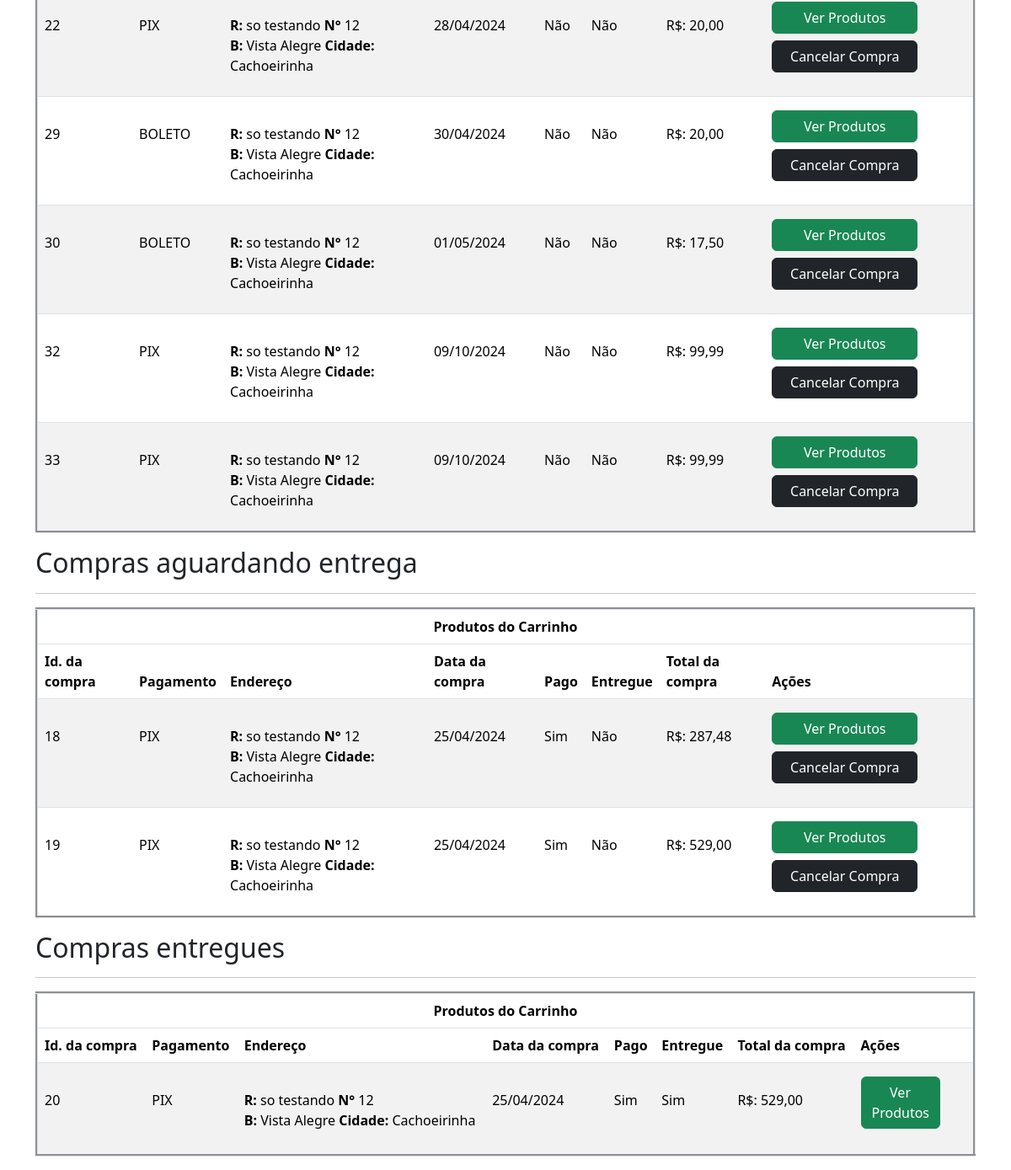
The app's page /usuario/compras.php (signed in, lower part), older data.
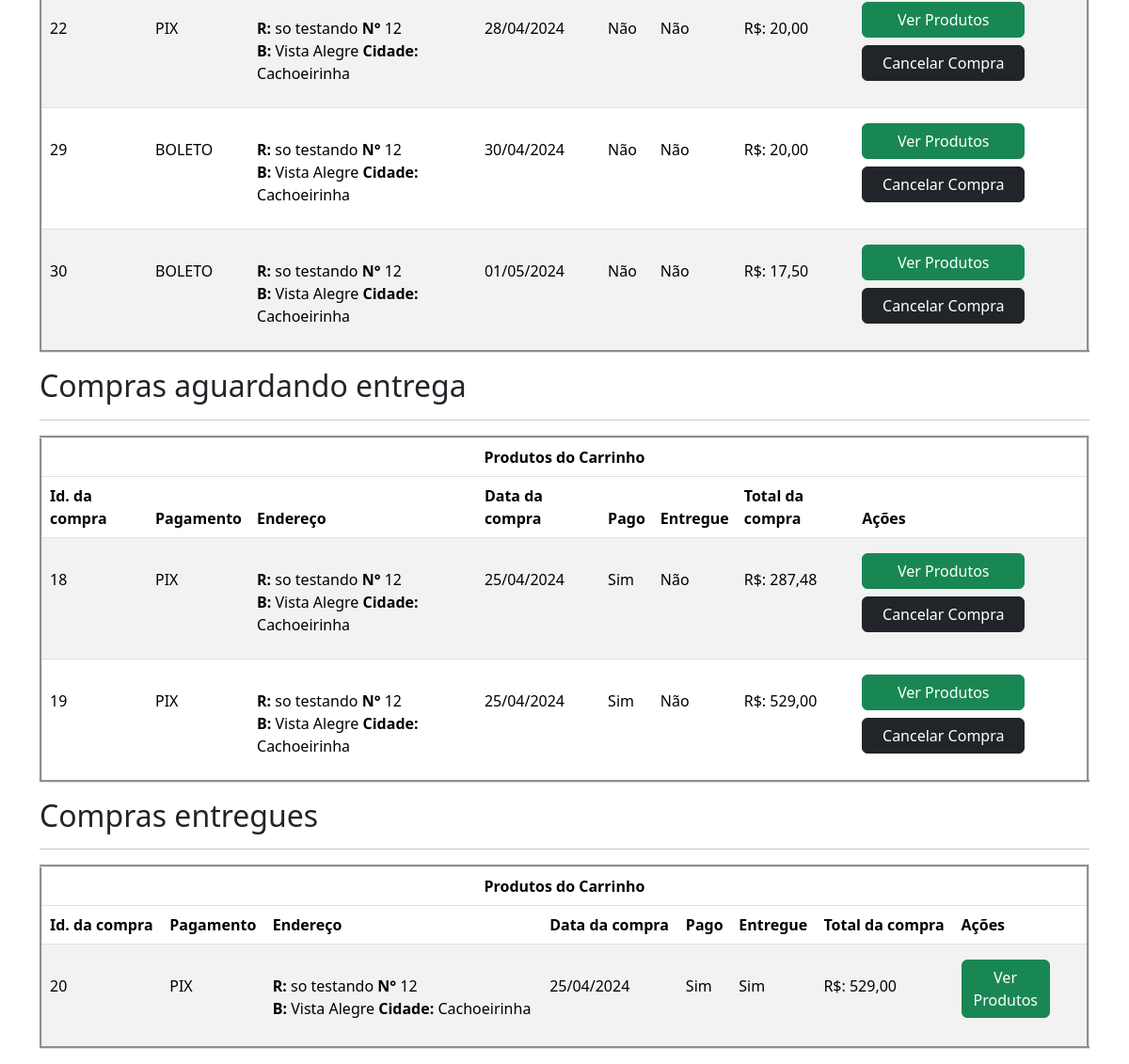
The same page, newer data.
### tables this page shows
CREATE TABLE `compras` (
  `id_compra` int(11) NOT NULL,
  `id_usuario` int(11) NOT NULL,
  `id_endereco` int(11) NOT NULL,
  `data` datetime NOT NULL,
  `total` double(10,2) NOT NULL,
  `autorizado` int(1) NOT NULL,
  `entregue` int(1) NOT NULL,
  `pagamento` varchar(30) NOT NULL,
  `parcelas` int(3) NOT NULL
);

CREATE TABLE `endereco_usuario` (
  `id_endereco` int(11) NOT NULL,
  `id_usuario` int(11) NOT NULL,
  `CEP` varchar(9) NOT NULL,
  `logradouro` varchar(120) NOT NULL,
  `bairro` varchar(60) NOT NULL,
  `cidade` varchar(60) NOT NULL,
  `UF` varchar(2) NOT NULL,
  `numero` int(6) NOT NULL,
  `complemento` varchar(60) NOT NULL,
  `ponto_referencia` varchar(100) NOT NULL,
  `retirada_com` varchar(100) NOT NULL,
  `telefone_entrega` varchar(15) NOT NULL
);

### verifica_session.php (called while the page is built, shortened)
<?php
if(empty($_SESSION['id_usuario'])){
	$logado = 0;
	session_destroy();
	}else{
        $id_usuario = $_SESSION['id_usuario'];
	}
?>

### usuario/compras.php (the view, shortened to what this page needs)
<?php
require_once('../verifica_session.php');
require_once("../database.php");
$sql = "SELECT * FROM compras WHERE id_usuario = '".$id_usuario."'";
$consulta = $conexao->query($sql);
$dados_a = $consulta->fetchALL(PDO::FETCH_ASSOC);
require_once 'cabecalho.php';
?>
<div class="container" style="margin-top:105px">
<?php
$cont=0;
foreach($dados_a as $d_1){
if($d_1['autorizado'] == 0){ $cont += 1;}
}
if($cont > 0){
	  echo '<table class="table table-striped mt-2" border="3">
                <thead>
                    <tr align="center">
                        <th colspan="8">Produtos do Carrinho</th>
                    </tr>
                    <tr>
                        <th>Id. da compra</th>
                        <th>Pagamento</th>
                        <th>Endereço</th>
                        <th>Data da compra</th>
                        <th>Pago</th>
                        <th>Entregue</th>
                        <th>Total da compra</th>
                        <th>Ações</th>
                    </tr>
                </thead>
                <tbody>';
                foreach ($dados_a as $d_2){
                $id_compra = $d_2['id_compra'];
		if($d_2['autorizado'] == 0 && $d_2['entregue'] == 0 ){
                $sql = "SELECT * FROM compras  WHERE id_compra = ?";
                $consulta = $conexao->prepare($sql);
                $consulta->execute(array($id_compra));
                $dados = $consulta->fetch(PDO::FETCH_ASSOC);
                $data = $d_2['data'];
                $total= $d_2['total'];
                $autorizado= $d_2['autorizado'];
				if($autorizado == 0){ $pago = 'Não';
				}else{
					$pago = 'Sim';
				}
                $entregue= $dados['entregue'];
				if($entregue == 0){ $ent = 'Não';
				}else{
					$ent = 'Sim';
				}
				$pagamento= $d_2['pagamento'];
				$id_endereco = $d_2['id_endereco'];
				$sqlend = "SELECT * FROM endereco_usuario WHERE id_endereco = '".$id_endereco."'";
				$consultaend = $conexao->query($sqlend);
				$dados_end = $consultaend->fetch(PDO::FETCH_ASSOC);
				$endereco = '<strong>R:</strong> '.$dados_end['logradouro'].' <strong>N°</strong> '.$dados_end['numero'].'<br><strong>B: </strong>'.$dados_end['bairro'].' <strong>Cidade:</strong> '.$dados_end['cidade'].'';
			    echo '<tr style="height: 110px">
                <td><P class="mt-4">'.$id_compra.'</P></td>
                <td><P class="mt-4">'.$pagamento.'</P></td>
                <td><P class="mt-4">'.$endereco.'</P></td>
                <td><P class="mt-4">'.date_format(new DateTime($data),"d/m/Y").'</P></td>
                <td><P class="mt-4">'.$pago.'</P></td>
                <td><P class="mt-4">'.$ent.'</P></td>
                <td><P class="mt-4"> R$: '.number_format($total,2,',','.').'</P></td>
                <td><a class="btn btn-success w-75 mt-2" href="?ver_pr_compra='.$id_compra.'">Ver Produtos</a>
                <a class="btn btn-dark mt-2 w-75" href="?cancelar_compra='.$id_compra.'">Cancelar Compra</a></td></tr>
';
				}}}else{ echo '<h3 class="alert alert-secondary text-center">Nenhum produto pendente de aprovação de pagamento</h3>';}
	echo '</tbody></table>';
?>
<h2>Compras aguardando entrega</h2><hr>
<?php
$cont_ent=0;
foreach($dados_a as $d_1){
if($d_1['autorizado'] == 1 && $d_1['entregue'] == 0){ $cont_ent += 1;}
}
if($cont_ent > 0){
	  echo '<table class="table table-striped mt-2" border="3">
                <thead>
                    <tr align="center">
                        <th colspan="8">Produtos do Carrinho</th>
                    </tr>
                    <tr>
                        <th>Id. da compra</th>
                        <th>Pagamento</th>
                        <th>Endereço</th>
                        <th>Data da compra</th>
                        <th>Pago</th>
                        <th>Entregue</th>
                        <th>Total da compra</th>
                        <th>Ações</th>
                    </tr>
                </thead>
                <tbody>';
                foreach ($dados_a as $d_2){
		$id_compra = $d_2['id_compra'];
		if($d_2['autorizado'] == 1 && $d_2['entregue'] == 0 ){
                $sql = "SELECT * FROM compras WHERE id_compra = ?";
                $consulta = $conexao->prepare($sql);
                $consulta->execute(array($id_compra));
                $dados = $consulta->fetch(PDO::FETCH_ASSOC);
                $data = $d_2['data'];
                $total= $d_2['total'];
                $autorizado= $d_2['autorizado'];
				if($autorizado == 0){ $pago = 'Não';
				}else{
					$pago = 'Sim';
				}
                $entregue= $dados['entregue'];
				if($entregue == 0){ $ent = 'Não';
				}else{
					$ent = 'Sim';
				}
				$pagamento= $d_2['pagamento'];
				$id_endereco = $d_2['id_endereco'];
				$sqlend = "SELECT * FROM endereco_usuario WHERE id_endereco = '".$id_endereco."'";
				$consultaend = $conexao->query($sqlend);
				$dados_end = $consultaend->fetch(PDO::FETCH_ASSOC);
				$endereco = '<strong>R:</strong> '.$dados_end['logradouro'].' <strong>N°</strong> '.$dados_end['numero'].'<br><strong>B: </strong>'.$dados_end['bairro'].' <strong>Cidade:</strong> '.$dados_end['cidade'].'';
			    echo '<tr style="height: 110px">
                <td><P class="mt-4">'.$id_compra.'</P></td>
                <td><P class="mt-4">'.$pagamento.'</P></td>
                <td><P class="mt-4">'.$endereco.'</P></td>
                <td><P class="mt-4">'.date_format(new DateTime($data),"d/m/Y").'</P></td>
                <td><P class="mt-4">'.$pago.'</P></td>
                <td><P class="mt-4">'.$ent.'</P></td>
                <td><P class="mt-4"> R$: '.number_format($total,2,',','.').'</P></td>
                <td><a class="btn btn-success w-75 mt-2" href="?ver_pr_compra='.$id_compra.'">Ver Produtos</a>
                <a class="btn btn-dark mt-2 w-75" href="?cancelar_compra='.$id_compra.'">Cancelar Compra</a></td></tr>
';
				}}}else{ echo '<h3 class="alert alert-secondary text-center">Nenhum produto pendente de entrega</h3>';}
	echo '</tbody></table>';
	?>
<h2>Compras entregues</h2><hr>
<?php
$cont_faturado=0;
foreach($dados_a as $d_1){
if($d_1['autorizado'] == 1 && $d_1['entregue'] == 1){ $cont_faturado += 1;}
}
if($cont_faturado > 0){
	  echo '<table class="table table-striped mt-2" border="3">
                <thead>
                    <tr align="center">
                        <th colspan="8">Produtos do Carrinho</th>
                    </tr>
                    <tr>
                        <th>Id. da compra</th>
                        <th>Pagamento</th>
                        <th>Endereço</th>
                        <th>Data da compra</th>
                        <th>Pago</th>
                        <th>Entregue</th>
                        <th>Total da compra</th>
                        <th>Ações</th>
                    </tr>
                </thead>
                <tbody>';
                foreach ($dados_a as $d_2){
		$id_compra = $d_2['id_compra'];
		if($d_2['autorizado'] == 1 && $d_2['entregue'] == 1 ){
                $sql = "SELECT * FROM compras WHERE id_compra = ?";
                $consulta = $conexao->prepare($sql);
                $consulta->execute(array($id_compra));
                $dados = $consulta->fetch(PDO::FETCH_ASSOC);
                $data = $d_2['data'];
                $total= $d_2['total'];
                $autorizado= $d_2['autorizado'];
				if($autorizado == 0){ $pago = 'Não';
				}else{
					$pago = 'Sim';
				}
                $entregue= $dados['entregue'];
				if($entregue == 0){ $ent = 'Não';
				}else{
					$ent = 'Sim';
				}
				$pagamento= $d_2['pagamento'];
				$id_endereco = $d_2['id_endereco'];
				$sqlend = "SELECT * FROM endereco_usuario WHERE id_endereco = '".$id_endereco."'";
				$consultaend = $conexao->query($sqlend);
				$dados_end = $consultaend->fetch(PDO::FETCH_ASSOC);
				$endereco = '<strong>R:</strong> '.$dados_end['logradouro'].' <strong>N°</strong> '.$dados_end['numero'].'<br><strong>B: </strong>'.$dados_end['bairro'].' <strong>Cidade:</strong> '.$dados_end['cidade'].'';
			    echo '<tr style="height: 110px">
                <td><P class="mt-4">'.$id_compra.'</P></td>
                <td><P class="mt-4">'.$pagamento.'</P></td>
                <td><P class="mt-4">'.$endereco.'</P></td>
                <td><P class="mt-4">'.date_format(new DateTime($data),"d/m/Y").'</P></td>
                <td><P class="mt-4">'.$pago.'</P></td>
                <td><P class="mt-4">'.$ent.'</P></td>
                <td><P class="mt-4"> R$: '.number_format($total,2,',','.').'</P></td>
                <td><a class="btn btn-success w-75 mt-2" href="?ver_pr_compra='.$id_compra.'">Ver Produtos</a>
                </td></tr>
';
				}}}else{ echo '<h3 class="alert alert-secondary text-center">Nenhuma compra efetuada ou entregue</h3>';}
	echo '</tbody></table>';
	?>
</div>

### usuario/cabecalho.php (shortened to what this page needs)
<?php
require_once('../verifica_session.php');
?>
<!doctype html>
<html lang="pt-br">
  <head>
    <link href="https://cdn.jsdelivr.net/npm/bootstrap@5.3.3/dist/css/bootstrap.min.css" rel="stylesheet">
	<link rel="stylesheet" href="../css/style.css">
	<link rel="stylesheet" href="../css/modal.css">
</head>
  <body>

Row changes from the older to the newer data that the page shows:
removed compras: id_compra "32", pagamento "PIX", id_endereco.logradouro "so testando", id_endereco.numero "12", id_endereco.bairro "Vista Alegre", id_endereco.cidade "Cachoeirinha", data "09/10/2024", autorizado "Não", entregue "Não", total "99,99"
removed compras: id_compra "33", pagamento "PIX", id_endereco.logradouro "so testando", id_endereco.numero "12", id_endereco.bairro "Vista Alegre", id_endereco.cidade "Cachoeirinha", data "09/10/2024", autorizado "Não", entregue "Não", total "99,99"
